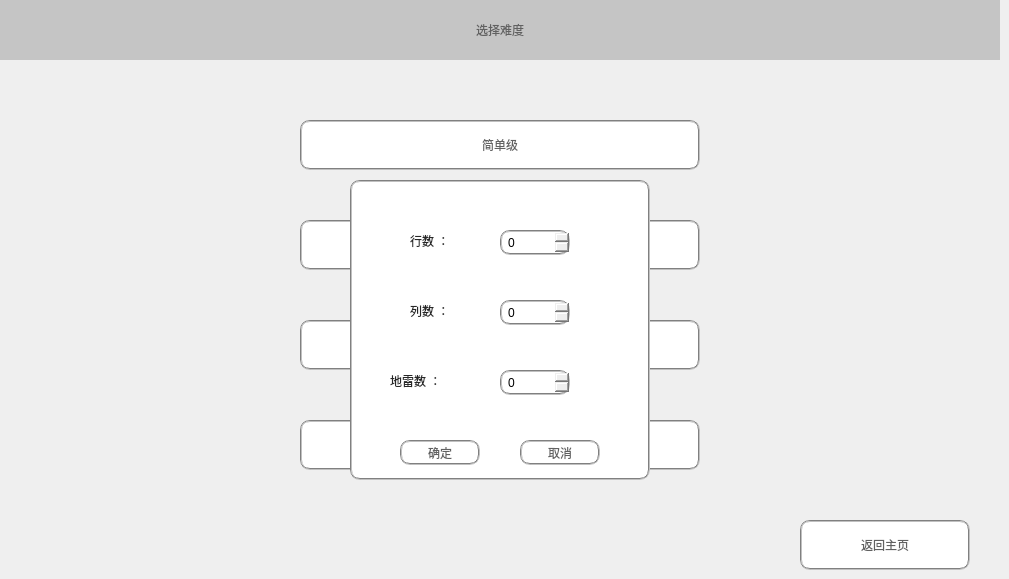
   <widget class="QWidget" name="settingScene">
    <widget class="QPushButton" name="easyBtn">
     <property name="geometry">
      <rect>
       <x>300</x>
       <y>120</y>
       <width>400</width>
       <height>50</height>
      </rect>
     </property>
     <property name="autoFillBackground">
      <bool>false</bool>
     </property>
     <property name="styleSheet">
      <string notr="true">QPushButton{
color: rgb(97, 97, 97);
background-color: rgb(255, 255, 255);
border:2px groove gray;
border-radius:10px;
padding:2px 4px;
}
QPushButton:hover{
background-color: rgba(255, 255, 255, 0.2);
}
QPushButton:pressed{
background-color: rgba(95, 95, 95, 0.3);
border-color:rgba(255,255,255,0.3);
border-style:inset;
color:rgb(255, 255, 255);
}
</string>
     </property>
     <property name="text">
      <string>简单级</string>
     </property>
    </widget>
    <widget class="QPushButton" name="returnBtn">
     <property name="geometry">
      <rect>
       <x>800</x>
       <y>520</y>
       <width>170</width>
       <height>50</height>
      </rect>
     </property>
     <property name="styleSheet">
      <string notr="true">QPushButton{
color: rgb(97, 97, 97);
background-color: rgb(255, 255, 255);
border:2px groove gray;
border-radius:10px;
padding:2px 4px;
}
QPushButton:hover{
background-color: rgba(255, 255, 255, 0.2);
}
QPushButton:pressed{
background-color: rgba(95, 95, 95, 0.3);
border-color:rgba(255,255,255,0.3);
border-style:inset;
color:rgb(255, 255, 255);
}</string>
     </property>
     <property name="text">
      <string>返回主页</string>
     </property>
    </widget>
    <widget class="QLabel" name="sceneTiltle">
     <property name="geometry">
      <rect>
       <x>410</x>
       <y>5</y>
       <width>180</width>
       <height>50</height>
      </rect>
     </property>
     <property name="styleSheet">
      <string notr="true">color: rgb(97, 97, 97);
font: 18pt &quot;Microsoft YaHei UI&quot;;</string>
     </property>
     <property name="text">
      <string>选择难度</string>
     </property>
     <property name="alignment">
      <set>Qt::AlignCenter</set>
     </property>
    </widget>
    <widget class="QPushButton" name="setBtn">
     <property name="geometry">
      <rect>
       <x>300</x>
       <y>420</y>
       <width>400</width>
       <height>50</height>
      </rect>
     </property>
     <property name="styleSheet">
      <string notr="true">QPushButton{
color: rgb(97, 97, 97);
background-color: rgb(255, 255, 255);
border:2px groove gray;
border-radius:10px;
padding:2px 4px;
}
QPushButton:hover{
background-color: rgba(255, 255, 255, 0.2);
}
QPushButton:pressed{
background-color: rgba(95, 95, 95, 0.3);
border-color:rgba(255,255,255,0.3);
border-style:inset;
color:rgb(255, 255, 255);
}</string>
     </property>
     <property name="text">
      <string>自定义</string>
     </property>
    </widget>
    <widget class="QPushButton" name="mediumBtn">
     <property name="geometry">
      <rect>
       <x>300</x>
       <y>220</y>
       <width>400</width>
       <height>50</height>
      </rect>
     </property>
     <property name="styleSheet">
      <string notr="true">QPushButton{
color: rgb(97, 97, 97);
background-color: rgb(255, 255, 255);
border:2px groove gray;
border-radius:10px;
padding:2px 4px;
}
QPushButton:hover{
background-color: rgba(255, 255, 255, 0.2);
}
QPushButton:pressed{
background-color: rgba(95, 95, 95, 0.3);
border-color:rgba(255,255,255,0.3);
border-style:inset;
color:rgb(255, 255, 255);
}</string>
     </property>
     <property name="text">
      <string>普通级</string>
     </property>
    </widget>
    <widget class="QPushButton" name="hardBtn">
     <property name="geometry">
      <rect>
       <x>300</x>
       <y>320</y>
       <width>400</width>
       <height>50</height>
      </rect>
     </property>
     <property name="styleSheet">
      <string notr="true">QPushButton{
color: rgb(97, 97, 97);
background-color: rgb(255, 255, 255);
border:2px groove gray;
border-radius:10px;
padding:2px 4px;
}
QPushButton:hover{
background-color: rgba(255, 255, 255, 0.2);
}
QPushButton:pressed{
background-color: rgba(95, 95, 95, 0.3);
border-color:rgba(255,255,255,0.3);
border-style:inset;
color:rgb(255, 255, 255);
}</string>
     </property>
     <property name="text">
      <string>困难级</string>
     </property>
    </widget>
    <widget class="QWidget" name="edge" native="true">
     <property name="geometry">
      <rect>
       <x>0</x>
       <y>0</y>
       <width>1000</width>
       <height>60</height>
      </rect>
     </property>
     <property name="styleSheet">
      <string notr="true">background-color: rgba(97, 97, 97, 0.3);</string>
     </property>
    </widget>
    <widget class="QWidget" name="settingWidget" native="true">
     <property name="geometry">
      <rect>
       <x>350</x>
       <y>180</y>
       <width>300</width>
       <height>300</height>
      </rect>
     </property>
     <property name="styleSheet">
      <string notr="true">.QWidget{
background-color: rgb(255, 255, 255);
border:2px groove gray;
border-radius:10px;
padding:2px 4px;
}</string>
     </property>
     <widget class="QPushButton" name="yesBtn_2">
      <property name="geometry">
       <rect>
        <x>50</x>
        <y>260</y>
        <width>80</width>
        <height>25</height>
       </rect>
      </property>
      <property name="styleSheet">
       <string notr="true">QPushButton{
color: rgb(97, 97, 97);
background-color: rgb(255, 255, 255);
border:2px groove gray;
border-radius:10px;
padding:2px 4px;
}
QPushButton:hover{
background-color: rgba(255, 255, 255, 0.2);
}
QPushButton:pressed{
background-color: rgba(95, 95, 95, 0.3);
border-color:rgba(255,255,255,0.3);
border-style:inset;
color:rgb(255, 255, 255);
}</string>
      </property>
      <property name="text">
       <string>确定</string>
      </property>
     </widget>
     <widget class="QPushButton" name="noBtn_2">
      <property name="geometry">
       <rect>
        <x>170</x>
        <y>260</y>
        <width>80</width>
        <height>25</height>
       </rect>
      </property>
      <property name="styleSheet">
       <string notr="true">QPushButton{
color: rgb(97, 97, 97);
background-color: rgb(255, 255, 255);
border:2px groove gray;
border-radius:10px;
padding:2px 4px;
}
QPushButton:hover{
background-color: rgba(255, 255, 255, 0.2);
}
QPushButton:pressed{
background-color: rgba(95, 95, 95, 0.3);
border-color:rgba(255,255,255,0.3);
border-style:inset;
color:rgb(255, 255, 255);
}</string>
      </property>
      <property name="text">
       <string>取消</string>
      </property>
     </widget>
     <widget class="QLabel" name="rowLabel">
      <property name="geometry">
       <rect>
        <x>60</x>
        <y>50</y>
        <width>51</width>
        <height>21</height>
       </rect>
      </property>
      <property name="styleSheet">
       <string notr="true">color: rgb(39, 39, 39);
font: 10pt &quot;Microsoft YaHei UI&quot;;</string>
      </property>
      <property name="text">
       <string>行数 ：</string>
      </property>
     </widget>
     <widget class="QLabel" name="colLabel">
      <property name="geometry">
       <rect>
        <x>60</x>
        <y>120</y>
        <width>51</width>
        <height>21</height>
       </rect>
      </property>
      <property name="styleSheet">
       <string notr="true">color: rgb(39, 39, 39);
font: 10pt &quot;Microsoft YaHei UI&quot;;</string>
      </property>
      <property name="text">
       <string>列数 ：</string>
      </property>
     </widget>
     <widget class="QLabel" name="minesLabel">
      <property name="geometry">
       <rect>
        <x>40</x>
        <y>190</y>
        <width>71</width>
        <height>21</height>
       </rect>
      </property>
      <property name="styleSheet">
       <string notr="true">color: rgb(39, 39, 39);
font: 10pt &quot;Microsoft YaHei UI&quot;;</string>
      </property>
      <property name="text">
       <string>地雷数 ：</string>
      </property>
     </widget>
     <widget class="QSpinBox" name="rowSpin">
      <property name="geometry">
       <rect>
        <x>150</x>
        <y>50</y>
        <width>70</width>
        <height>25</height>
       </rect>
      </property>
      <property name="styleSheet">
       <string notr="true">border:2px groove gray;
border-radius:10px;
padding:2px 4px;</string>
      </property>
     </widget>
     <widget class="QSpinBox" name="colSpin">
      <property name="geometry">
       <rect>
        <x>150</x>
        <y>120</y>
        <width>70</width>
        <height>25</height>
       </rect>
      </property>
      <property name="styleSheet">
       <string notr="true">border:2px groove gray;
border-radius:10px;
padding:2px 4px;</string>
      </property>
     </widget>
     <widget class="QSpinBox" name="minesSpin">
      <property name="geometry">
       <rect>
        <x>150</x>
        <y>190</y>
        <width>70</width>
        <height>25</height>
       </rect>
      </property>
      <property name="styleSheet">
       <string notr="true">border:2px groove gray;
border-radius:10px;
padding:2px 4px;</string>
      </property>
     </widget>
    </widget>
   </widget>
